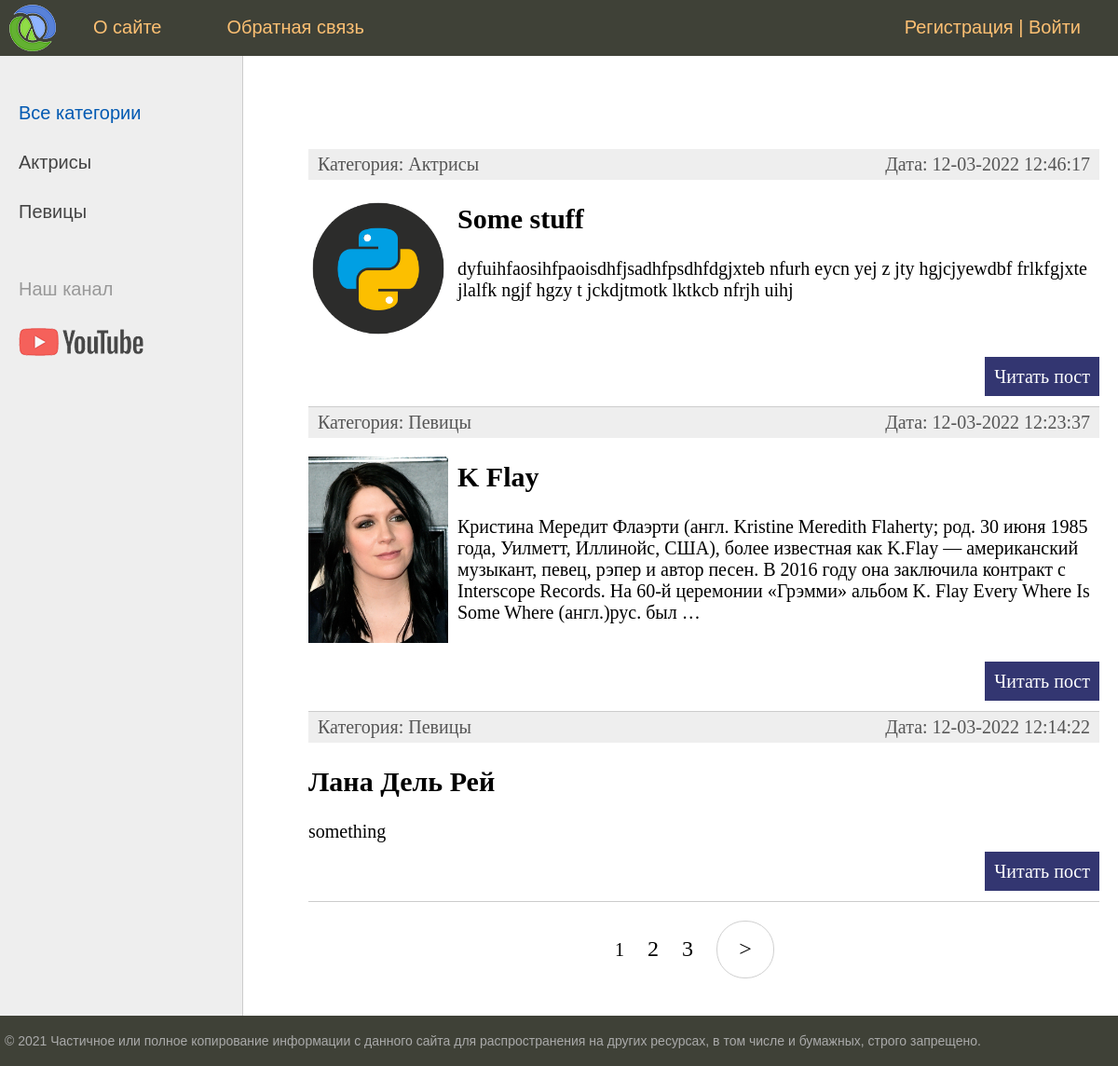
The app's page /, older data.
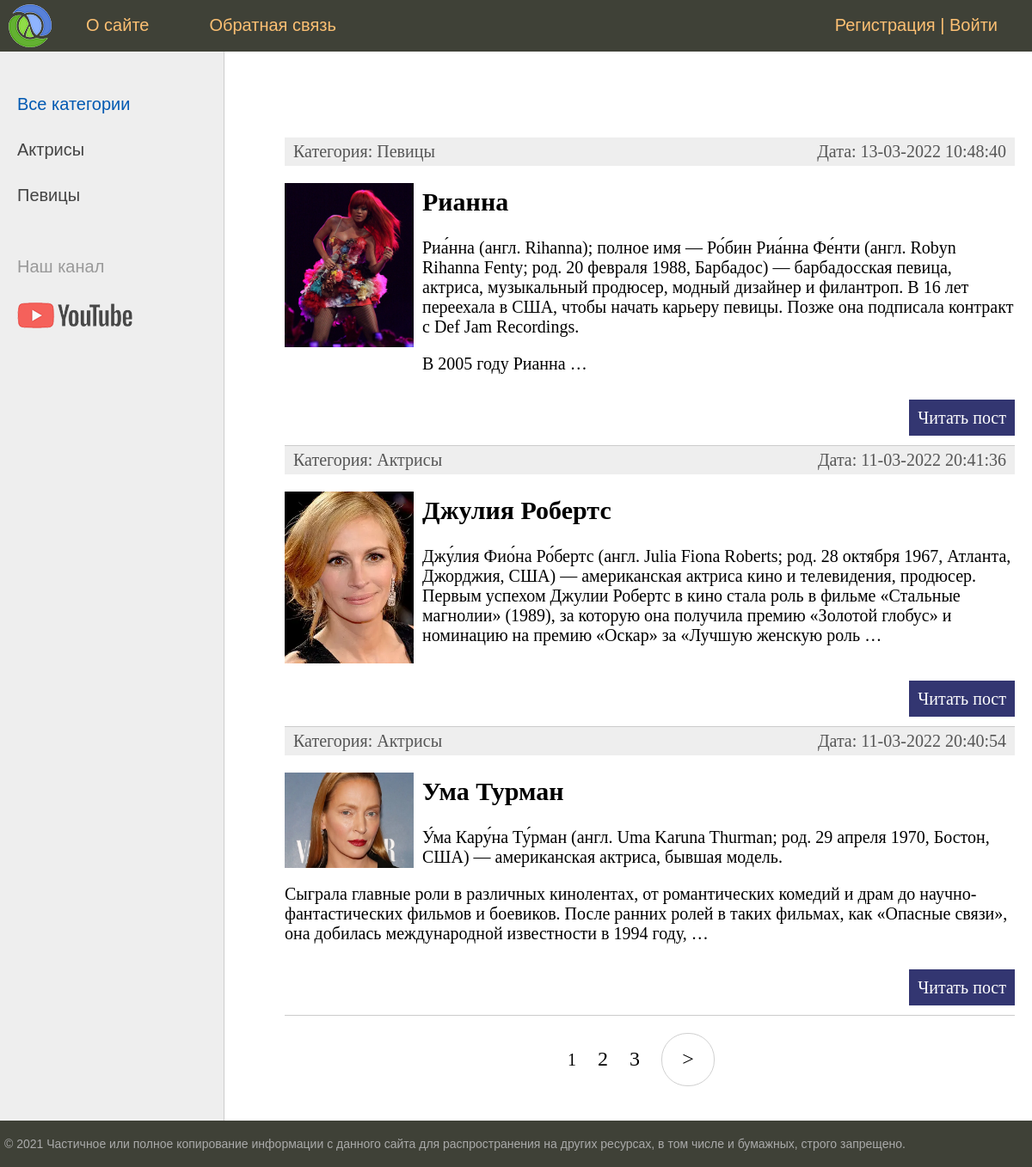
The same page, newer data.
### women/models.py (models this page shows, shortened)
class Category(models.Model):
    name = models.CharField(
        max_length=100, db_index=True, verbose_name='Категория')
    slug = models.SlugField(max_length=255, unique=True,
                            db_index=True, verbose_name='URL')
    def __str__(self):
        return self.name
    def get_absolute_url(self):
        return reverse('category', kwargs={'cat_slug': self.slug})
    class Meta:
        verbose_name = 'Категория'
        verbose_name_plural = 'Категории'
        ordering = ['id']

class Women(models.Model):
    title = models.CharField(max_length=255, verbose_name='Заголовок')
    slug = models.SlugField(max_length=255, unique=True,
                            db_index=True, verbose_name='URL')
    content = models.TextField(blank=True, verbose_name='Текст статьи')
    photo = models.ImageField(
        upload_to="photos/%Y/%m/%d/", verbose_name='Фото')
    time_create = models.DateTimeField(
        auto_now_add=True, verbose_name='Время создания')
    time_update = models.DateTimeField(
        auto_now=True, verbose_name='Время изменения')
    is_published = models.BooleanField(default=True, verbose_name='Публикация')
    cat = models.ForeignKey(
        'Category', on_delete=models.PROTECT, verbose_name='Категория')
    def get_absolute_url(self):
        return reverse('post', kwargs={'post_slug': self.slug})
    class Meta:
        verbose_name = 'Известные женщины'
        verbose_name_plural = 'Известные женщины'
        ordering = ['-time_create', 'title']

### women/views.py (the view)
# urls.py: path('', WomenHome.as_view(), name='home'),
class WomenHome(DataMixin, ListView):
    model = Women
    template_name = 'women/index.html'
    context_object_name = 'posts'
    def get_context_data(self, *, object_list=None, **kwargs):
        context = super().get_context_data(**kwargs)
        c_def = self.get_user_context(title='Главная страница')
        return dict(list(context.items()) + list(c_def.items()))
    def get_queryset(self):
        return Women.objects.filter(is_published=True).select_related('cat')

### women/utils.py (called while the page is built)
    def get_user_context(self, **kwargs):
        context = kwargs
        cats = Category.objects.annotate(Count('women'))
        user_menu = menu.copy()
        if not self.request.user.is_authenticated:
            user_menu.pop(1)
        context['menu'] = user_menu
        context['cats'] = cats
        if 'cat_selected' not in context:
            context['cat_selected'] = 0
        return context

### women/templates/women/index.html (shortened to what this page needs)
{% extends 'women/base.html' %} {% block content %}
<ul class="list-articles">
  {% for p in posts %}
  <li>
    <div class="article-panel">
      <p class="first">Категория: {{p.cat}}</p>
      <p class="last">Дата: {{p.time_update|date:"d-m-Y H:i:s"}}</p>
    </div>
    {% if p.photo %}
      <p><img class="img-article-left thumb" src="{{p.photo.url}}"</p>
    {% endif %}
    <h2>{{p.title}}</h2>
    {% autoescape on %} {{p.content|linebreaks|truncatewords:50}} {% endautoescape %}
    <p class="link-read-post">
      <a href="{{ p.get_absolute_url }}">Читать пост</a>
    </p>
  </li>
  {% endfor %}
</ul>
{% endblock %}

### women/templates/women/base.html (shortened to what this page needs)
{% load static %} {% load women_tags %}
<!DOCTYPE html>
<html>
  <head>
    <link
      type="text/css"
      href="{% static 'women/css/styles.css' %}"
      rel="stylesheet"
    />
  </head>
  <body>
    <table class="table-page" border="0" cellpadding="0" cellspacing="0">
      <tr>
        <td valign="top">
          {% block mainmenu %}
          <div class="header">
            <ul id="mainmenu" class="mainmenu">
              <li class="logo">
                <a href="{% url 'home' %}"><div class="logo"></div></a>
              </li>
              {% for m in menu %}
              <li><a href="{% url m.url_name %}">{{m.title}}</a></li>
              {% endfor %}
              <li class="last">
                {% if request.user.is_authenticated %}
                  <li class="last"> {{ user.username }} | <a href={% url 'logout' %}>Выйти</a></li>
                {% else %}
                <a href="{% url 'register' %}">Регистрация</a> |
                <a href="{% url 'login' %}">Войти</a>
                {% endif %}
              </li>
            </ul>
          </div>
          {% endblock mainmenu %}
          <table
            class="table-content"
            border="0"
            cellpadding="0"
            cellspacing="0"
          >
            <tr>
              <td valign="top" class="left-chapters">
                <ul id="leftchapters">
                  {% if cat_selected == 0 %}
                  <li class="selected">Все категории</li>
                  {% else %}
                  <li><a href="{% url 'home' %}">Все категории</a></li>
                  {% endif %} {% for c in cats %}
                  {% if c.women__count > 0 %}
                   {% if c.pk == cat_selected %}
                  <li class="selected">{{c.name}}</li>
                  {% else %}
                  <li><a href="{{ c.get_absolute_url }}">{{c.name}}</a></li>
                   {% endif %}
                   {% endif %}
                   {% endfor %}
                  <li class="share">
                    <p>Наш канал</p>
                    <a
                      class="share-yt"
                      href="https://www.youtube.com/channel/UClJzWfGWuGJL2t-3dYKcHTA/playlists"
                      target="_blank"
                      rel="nofollow"
                    ></a>
                  </li>
                </ul>
              </td>
              <td valign="top" class="content">
                <div class="content-text">
                  {% block content %} {% endblock %}
                  {% if page_obj.has_other_pages%}
                  <nav class="list-pages">
                    <ul>
                      {% for p in paginator.page_range %}
                      {% if page_obj.number == p %}
                       <li class="page_num page_num_selected">{{ p }}</li>
                      {% elif p >= page_obj.number|add:-2 and p <= page_obj.number|add:2 %}
                        <li class="page_num">
                          <a href="?page={{ p }}">{{ p }}</a>
                        </li>
                      {% endif %}
                      {% endfor %}
                       {% if page_obj.has_next %}
                      <li class="page-num">
                        <a href="?page={{ page_obj.next_page_number }}">&gt</a>
                      </li>
                      {% endif %}
                    </ul>
                  </nav>
                  {% endif %}
                </div>
              </td>
            </tr>
          </table>
        </td>
      </tr>
      <tr>
        <td valign="top">
          <div id="footer">
            <p>
              &copy; 2021 Частичное или полное копирование информации с данного
              сайта для распространения на других ресурсах, в том числе и
              бумажных, строго запрещено.
            </p>
          </div>
        </td>
      </tr>
    </table>
  </body>
</html>

Row changes from the older to the newer data that the page shows:
no longer on this page (row edited): Women: cat "Актрисы", time_update "12-03-2022 12:46:17", photo (picture), title "Some stuff", content "dyfuihfaosihfpaoisdhfjsadhfpsdhfdgjxteb nfurh eycn yej z jty hgjcjyewdbf frlkfgjxte jlalfk ngjf hgzy t jckdjtmotk lktkcb nfrjh uihj"
no longer on this page (row edited): Women: cat "Певицы", time_update "12-03-2022 12:23:37", photo (picture), title "K Flay", content "Кристина Мередит Флаэрти (англ. Kristine Meredith Flaherty; род. 30 июня 1985 года, Уилметт, Иллинойс, США), более известная как K.Flay — американский музыкант, певец, рэпер и автор песен. В 2016 году она заключила контракт с Interscope Records. На 60-й церемонии «Грэмми» альбом K. Flay Every Where Is Some Where (англ.)рус. был …"
no longer on this page (row edited): Women: cat "Певицы", time_update "12-03-2022 12:14:22", title "Лана Дель Рей", content "something"
added Women: cat "Певицы", time_update "13-03-2022 10:48:40", photo (picture), title "Рианна", content "Риа́нна (англ. Rihanna); полное имя — Ро́бин Риа́нна Фе́нти (англ. Robyn Rihanna Fenty; род. 20 февраля 1988, Барбадос) — барбадосская певица, актриса, музыкальный продюсер, модный дизайнер и филантроп. В 16 лет переехала в США, чтобы начать карьеру певицы. Позже она подписала контракт с Def Jam Recordings. В 2005 году Рианна …"
now on this page (row unchanged): Women: cat "Актрисы", time_update "11-03-2022 20:41:36", photo (picture), title "Джулия Робертс", content "Джу́лия Фио́на Ро́бертс (англ. Julia Fiona Roberts; род. 28 октября 1967, Атланта, Джорджия, США) — американская актриса кино и телевидения, продюсер. Первым успехом Джулии Робертс в кино стала роль в фильме «Стальные магнолии» (1989), за которую она получила премию «Золотой глобус» и номинацию на премию «Оскар» за «Лучшую женскую роль …"
now on this page (row unchanged): Women: cat "Актрисы", time_update "11-03-2022 20:40:54", photo (picture), title "Ума Турман", content "У́ма Кару́на Ту́рман (англ. Uma Karuna Thurman; род. 29 апреля 1970, Бостон, США) — американская актриса, бывшая модель. Сыграла главные роли в различных кинолентах, от романтических комедий и драм до научно-фантастических фильмов и боевиков. После ранних ролей в таких фильмах, как «Опасные связи», она добилась международной известности в 1994 году, …"
